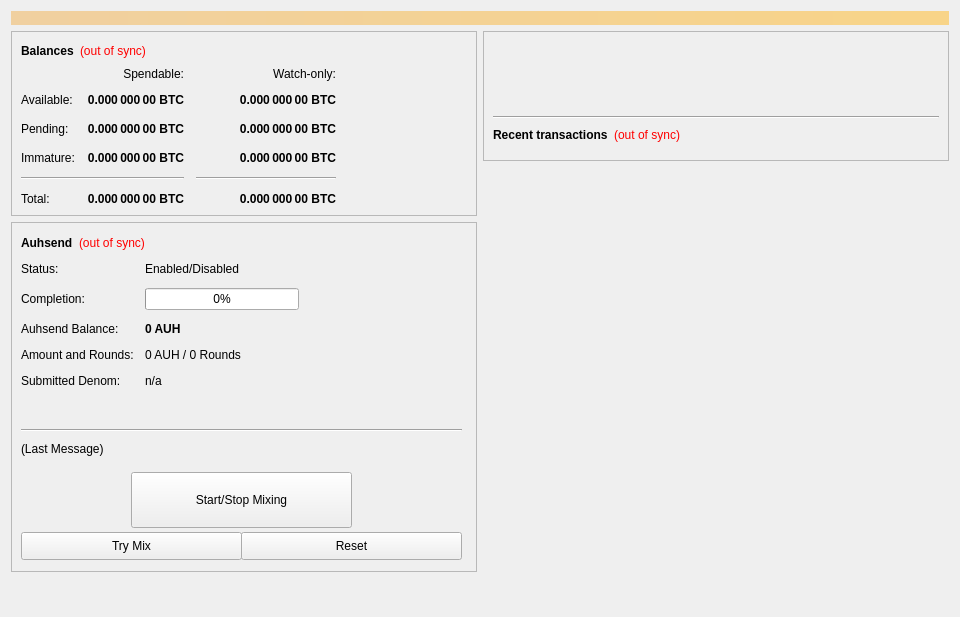
<?xml version="1.0" encoding="UTF-8"?>
<ui version="4.0">
 <class>OverviewPage</class>
 <widget class="QWidget" name="OverviewPage">
  <property name="geometry">
   <rect>
    <x>0</x>
    <y>0</y>
    <width>960</width>
    <height>617</height>
   </rect>
  </property>
  <property name="minimumSize">
   <size>
    <width>960</width>
    <height>0</height>
   </size>
  </property>
  <property name="windowTitle">
   <string>Form</string>
  </property>
  <layout class="QVBoxLayout" name="topLayout">
   <item>
    <widget class="QLabel" name="labelAlerts">
     <property name="visible">
      <bool>true</bool>
     </property>
     <property name="styleSheet">
      <string notr="true">background-color: qlineargradient(x1: 0, y1: 0, x2: 1, y2: 0, stop:0 #F0D0A0, stop:1 #F8D488); color:#000000;</string>
     </property>
     <property name="wordWrap">
      <bool>true</bool>
     </property>
     <property name="margin">
      <number>3</number>
     </property>
    </widget>
   </item>
   <item>
    <layout class="QHBoxLayout" name="horizontalLayout" stretch="1,1">
     <item>
      <layout class="QVBoxLayout" name="verticalLayout_2">
       <item>
        <widget class="QFrame" name="frame">
         <property name="frameShape">
          <enum>QFrame::StyledPanel</enum>
         </property>
         <property name="frameShadow">
          <enum>QFrame::Raised</enum>
         </property>
         <layout class="QVBoxLayout" name="verticalLayout_4">
          <item>
           <layout class="QHBoxLayout" name="horizontalLayout_4">
            <item>
             <widget class="QLabel" name="label_5">
              <property name="font">
               <font>
                <weight>75</weight>
                <bold>true</bold>
               </font>
              </property>
              <property name="text">
               <string>Balances</string>
              </property>
             </widget>
            </item>
            <item>
             <widget class="QLabel" name="labelWalletStatus">
              <property name="cursor">
               <cursorShape>WhatsThisCursor</cursorShape>
              </property>
              <property name="toolTip">
               <string>The displayed information may be out of date. Your wallet automatically synchronizes with the AUH network after a connection is established, but this process has not completed yet.</string>
              </property>
              <property name="styleSheet">
               <string notr="true">QLabel { color: red; }</string>
              </property>
              <property name="text">
               <string notr="true">(out of sync)</string>
              </property>
              <property name="alignment">
               <set>Qt::AlignLeading|Qt::AlignLeft|Qt::AlignVCenter</set>
              </property>
             </widget>
            </item>
            <item>
             <spacer name="horizontalSpacer_3">
              <property name="orientation">
               <enum>Qt::Horizontal</enum>
              </property>
              <property name="sizeHint" stdset="0">
               <size>
                <width>40</width>
                <height>20</height>
               </size>
              </property>
             </spacer>
            </item>
           </layout>
          </item>
          <item>
           <layout class="QGridLayout" name="gridLayout">
            <property name="spacing">
             <number>12</number>
            </property>
            <item row="2" column="2">
             <widget class="QLabel" name="labelWatchPending">
              <property name="font">
               <font>
                <weight>75</weight>
                <bold>true</bold>
               </font>
              </property>
              <property name="cursor">
               <cursorShape>IBeamCursor</cursorShape>
              </property>
              <property name="toolTip">
               <string>Unconfirmed transactions to watch-only addresses</string>
              </property>
              <property name="text">
               <string notr="true">0.000 000 00 BTC</string>
              </property>
              <property name="alignment">
               <set>Qt::AlignRight|Qt::AlignTrailing|Qt::AlignVCenter</set>
              </property>
              <property name="textInteractionFlags">
               <set>Qt::LinksAccessibleByMouse|Qt::TextSelectableByKeyboard|Qt::TextSelectableByMouse</set>
              </property>
             </widget>
            </item>
            <item row="2" column="1">
             <widget class="QLabel" name="labelUnconfirmed">
              <property name="font">
               <font>
                <weight>75</weight>
                <bold>true</bold>
               </font>
              </property>
              <property name="cursor">
               <cursorShape>IBeamCursor</cursorShape>
              </property>
              <property name="toolTip">
               <string>Total of transactions that have yet to be confirmed, and do not yet count toward the spendable balance</string>
              </property>
              <property name="text">
               <string notr="true">0.000 000 00 BTC</string>
              </property>
              <property name="alignment">
               <set>Qt::AlignRight|Qt::AlignTrailing|Qt::AlignVCenter</set>
              </property>
              <property name="textInteractionFlags">
               <set>Qt::LinksAccessibleByMouse|Qt::TextSelectableByKeyboard|Qt::TextSelectableByMouse</set>
              </property>
             </widget>
            </item>
            <item row="3" column="2">
             <widget class="QLabel" name="labelWatchImmature">
              <property name="font">
               <font>
                <weight>75</weight>
                <bold>true</bold>
               </font>
              </property>
              <property name="cursor">
               <cursorShape>IBeamCursor</cursorShape>
              </property>
              <property name="toolTip">
               <string>Staked or masternode rewards in watch-only addresses that has not yet matured</string>
              </property>
              <property name="text">
               <string notr="true">0.000 000 00 BTC</string>
              </property>
              <property name="alignment">
               <set>Qt::AlignRight|Qt::AlignTrailing|Qt::AlignVCenter</set>
              </property>
              <property name="textInteractionFlags">
               <set>Qt::LinksAccessibleByMouse|Qt::TextSelectableByKeyboard|Qt::TextSelectableByMouse</set>
              </property>
             </widget>
            </item>
            <item row="4" column="0" colspan="2">
             <widget class="Line" name="lineSpendableBalance">
              <property name="orientation">
               <enum>Qt::Horizontal</enum>
              </property>
             </widget>
            </item>
            <item row="4" column="2">
             <widget class="Line" name="lineWatchBalance">
              <property name="sizePolicy">
               <sizepolicy hsizetype="Preferred" vsizetype="Fixed">
                <horstretch>0</horstretch>
                <verstretch>0</verstretch>
               </sizepolicy>
              </property>
              <property name="minimumSize">
               <size>
                <width>140</width>
                <height>0</height>
               </size>
              </property>
              <property name="orientation">
               <enum>Qt::Horizontal</enum>
              </property>
             </widget>
            </item>
            <item row="5" column="0">
             <widget class="QLabel" name="labelTotalText">
              <property name="text">
               <string>Total:</string>
              </property>
             </widget>
            </item>
            <item row="3" column="1">
             <widget class="QLabel" name="labelImmature">
              <property name="font">
               <font>
                <weight>75</weight>
                <bold>true</bold>
               </font>
              </property>
              <property name="cursor">
               <cursorShape>IBeamCursor</cursorShape>
              </property>
              <property name="toolTip">
               <string>Staked or masternode rewards that has not yet matured</string>
              </property>
              <property name="text">
               <string notr="true">0.000 000 00 BTC</string>
              </property>
              <property name="alignment">
               <set>Qt::AlignRight|Qt::AlignTrailing|Qt::AlignVCenter</set>
              </property>
              <property name="textInteractionFlags">
               <set>Qt::LinksAccessibleByMouse|Qt::TextSelectableByKeyboard|Qt::TextSelectableByMouse</set>
              </property>
             </widget>
            </item>
            <item row="2" column="3">
             <spacer name="horizontalSpacer_2">
              <property name="orientation">
               <enum>Qt::Horizontal</enum>
              </property>
              <property name="sizeHint" stdset="0">
               <size>
                <width>40</width>
                <height>20</height>
               </size>
              </property>
             </spacer>
            </item>
            <item row="3" column="0">
             <widget class="QLabel" name="labelImmatureText">
              <property name="text">
               <string>Immature:</string>
              </property>
             </widget>
            </item>
            <item row="5" column="1">
             <widget class="QLabel" name="labelTotal">
              <property name="font">
               <font>
                <weight>75</weight>
                <bold>true</bold>
               </font>
              </property>
              <property name="cursor">
               <cursorShape>IBeamCursor</cursorShape>
              </property>
              <property name="toolTip">
               <string>Your current total balance</string>
              </property>
              <property name="text">
               <string notr="true">0.000 000 00 BTC</string>
              </property>
              <property name="alignment">
               <set>Qt::AlignRight|Qt::AlignTrailing|Qt::AlignVCenter</set>
              </property>
              <property name="textInteractionFlags">
               <set>Qt::LinksAccessibleByMouse|Qt::TextSelectableByKeyboard|Qt::TextSelectableByMouse</set>
              </property>
             </widget>
            </item>
            <item row="5" column="2">
             <widget class="QLabel" name="labelWatchTotal">
              <property name="font">
               <font>
                <weight>75</weight>
                <bold>true</bold>
               </font>
              </property>
              <property name="cursor">
               <cursorShape>IBeamCursor</cursorShape>
              </property>
              <property name="toolTip">
               <string>Current total balance in watch-only addresses</string>
              </property>
              <property name="text">
               <string notr="true">0.000 000 00 BTC</string>
              </property>
              <property name="alignment">
               <set>Qt::AlignRight|Qt::AlignTrailing|Qt::AlignVCenter</set>
              </property>
              <property name="textInteractionFlags">
               <set>Qt::LinksAccessibleByMouse|Qt::TextSelectableByKeyboard|Qt::TextSelectableByMouse</set>
              </property>
             </widget>
            </item>
            <item row="0" column="2">
             <widget class="QLabel" name="labelWatchonly">
              <property name="text">
               <string>Watch-only:</string>
              </property>
              <property name="alignment">
               <set>Qt::AlignRight|Qt::AlignTrailing|Qt::AlignVCenter</set>
              </property>
             </widget>
            </item>
            <item row="1" column="0">
             <widget class="QLabel" name="labelBalanceText">
              <property name="text">
               <string>Available:</string>
              </property>
             </widget>
            </item>
            <item row="1" column="1">
             <widget class="QLabel" name="labelBalance">
              <property name="font">
               <font>
                <weight>75</weight>
                <bold>true</bold>
               </font>
              </property>
              <property name="cursor">
               <cursorShape>IBeamCursor</cursorShape>
              </property>
              <property name="toolTip">
               <string>Your current spendable balance</string>
              </property>
              <property name="text">
               <string notr="true">0.000 000 00 BTC</string>
              </property>
              <property name="alignment">
               <set>Qt::AlignRight|Qt::AlignTrailing|Qt::AlignVCenter</set>
              </property>
              <property name="textInteractionFlags">
               <set>Qt::LinksAccessibleByMouse|Qt::TextSelectableByKeyboard|Qt::TextSelectableByMouse</set>
              </property>
             </widget>
            </item>
            <item row="1" column="2">
             <widget class="QLabel" name="labelWatchAvailable">
              <property name="font">
               <font>
                <weight>75</weight>
                <bold>true</bold>
               </font>
              </property>
              <property name="cursor">
               <cursorShape>IBeamCursor</cursorShape>
              </property>
              <property name="toolTip">
               <string>Your current balance in watch-only addresses</string>
              </property>
              <property name="text">
               <string notr="true">0.000 000 00 BTC</string>
              </property>
              <property name="alignment">
               <set>Qt::AlignRight|Qt::AlignTrailing|Qt::AlignVCenter</set>
              </property>
              <property name="textInteractionFlags">
               <set>Qt::LinksAccessibleByMouse|Qt::TextSelectableByKeyboard|Qt::TextSelectableByMouse</set>
              </property>
             </widget>
            </item>
            <item row="2" column="0">
             <widget class="QLabel" name="labelPendingText">
              <property name="text">
               <string>Pending:</string>
              </property>
             </widget>
            </item>
            <item row="0" column="1">
             <widget class="QLabel" name="labelSpendable">
              <property name="text">
               <string>Spendable:</string>
              </property>
              <property name="alignment">
               <set>Qt::AlignRight|Qt::AlignTrailing|Qt::AlignVCenter</set>
              </property>
             </widget>
            </item>
           </layout>
          </item>
         </layout>
        </widget>
       </item>
       <item>
        <widget class="QFrame" name="frameDarksend">
         <property name="minimumSize">
          <size>
           <width>0</width>
           <height>350</height>
          </size>
         </property>
         <property name="layoutDirection">
          <enum>Qt::LeftToRight</enum>
         </property>
         <property name="frameShape">
          <enum>QFrame::StyledPanel</enum>
         </property>
         <property name="frameShadow">
          <enum>QFrame::Raised</enum>
         </property>
         <widget class="QWidget" name="formLayoutWidget">
          <property name="geometry">
           <rect>
            <x>10</x>
            <y>40</y>
            <width>451</width>
            <height>161</height>
           </rect>
          </property>
          <layout class="QFormLayout" name="formLayout">
           <property name="fieldGrowthPolicy">
            <enum>QFormLayout::AllNonFixedFieldsGrow</enum>
           </property>
           <property name="horizontalSpacing">
            <number>11</number>
           </property>
           <property name="verticalSpacing">
            <number>12</number>
           </property>
           <item row="0" column="0">
            <widget class="QLabel" name="label_6">
             <property name="text">
              <string>Status:</string>
             </property>
            </widget>
           </item>
           <item row="1" column="0">
            <widget class="QLabel" name="label_7">
             <property name="text">
              <string>Completion:</string>
             </property>
            </widget>
           </item>
           <item row="1" column="1">
            <widget class="QProgressBar" name="darksendProgress">
             <property name="maximumSize">
              <size>
               <width>154</width>
               <height>16777215</height>
              </size>
             </property>
             <property name="value">
              <number>0</number>
             </property>
            </widget>
           </item>
           <item row="2" column="0">
            <widget class="QLabel" name="labelAnonymizedText">
             <property name="text">
              <string>Auhsend Balance:</string>
             </property>
            </widget>
           </item>
           <item row="2" column="1">
            <widget class="QLabel" name="labelAnonymized">
             <property name="font">
              <font>
               <weight>75</weight>
               <bold>true</bold>
              </font>
             </property>
             <property name="text">
              <string notr="true">0 AUH</string>
             </property>
            </widget>
           </item>
           <item row="3" column="0">
            <widget class="QLabel" name="label_8">
             <property name="text">
              <string>Amount and Rounds:</string>
             </property>
            </widget>
           </item>
           <item row="3" column="1">
            <widget class="QLabel" name="labelAmountRounds">
             <property name="text">
              <string>0 AUH / 0 Rounds</string>
             </property>
            </widget>
           </item>
           <item row="4" column="0">
            <widget class="QLabel" name="label_9">
             <property name="text">
              <string>Submitted Denom:</string>
             </property>
            </widget>
           </item>
           <item row="4" column="1">
            <widget class="QLabel" name="labelSubmittedDenom">
             <property name="toolTip">
              <string>The denominations you submitted to the Masternode.&lt;br&gt;To mix, other users must submit the exact same denominations.</string>
             </property>
             <property name="text">
              <string>n/a</string>
             </property>
            </widget>
           </item>
           <item row="0" column="1">
            <widget class="QLabel" name="darksendEnabled">
             <property name="text">
              <string>Enabled/Disabled</string>
             </property>
            </widget>
           </item>
          </layout>
         </widget>
         <widget class="QPushButton" name="runAutoDenom">
          <property name="geometry">
           <rect>
            <x>251</x>
            <y>17</y>
            <width>1</width>
            <height>1</height>
           </rect>
          </property>
          <property name="palette">
           <palette>
            <active>
             <colorrole role="WindowText">
              <brush brushstyle="SolidPattern">
               <color alpha="255">
                <red>0</red>
                <green>0</green>
                <blue>0</blue>
               </color>
              </brush>
             </colorrole>
             <colorrole role="Button">
              <brush brushstyle="SolidPattern">
               <color alpha="255">
                <red>239</red>
                <green>238</green>
                <blue>238</blue>
               </color>
              </brush>
             </colorrole>
             <colorrole role="Light">
              <brush brushstyle="SolidPattern">
               <color alpha="255">
                <red>255</red>
                <green>255</green>
                <blue>255</blue>
               </color>
              </brush>
             </colorrole>
             <colorrole role="Midlight">
              <brush brushstyle="SolidPattern">
               <color alpha="255">
                <red>247</red>
                <green>246</green>
                <blue>246</blue>
               </color>
              </brush>
             </colorrole>
             <colorrole role="Dark">
              <brush brushstyle="SolidPattern">
               <color alpha="255">
                <red>119</red>
                <green>119</green>
                <blue>119</blue>
               </color>
              </brush>
             </colorrole>
             <colorrole role="Mid">
              <brush brushstyle="SolidPattern">
               <color alpha="255">
                <red>159</red>
                <green>159</green>
                <blue>159</blue>
               </color>
              </brush>
             </colorrole>
             <colorrole role="Text">
              <brush brushstyle="SolidPattern">
               <color alpha="255">
                <red>0</red>
                <green>0</green>
                <blue>0</blue>
               </color>
              </brush>
             </colorrole>
             <colorrole role="BrightText">
              <brush brushstyle="SolidPattern">
               <color alpha="255">
                <red>255</red>
                <green>255</green>
                <blue>255</blue>
               </color>
              </brush>
             </colorrole>
             <colorrole role="ButtonText">
              <brush brushstyle="SolidPattern">
               <color alpha="255">
                <red>0</red>
                <green>0</green>
                <blue>0</blue>
               </color>
              </brush>
             </colorrole>
             <colorrole role="Base">
              <brush brushstyle="SolidPattern">
               <color alpha="255">
                <red>255</red>
                <green>255</green>
                <blue>255</blue>
               </color>
              </brush>
             </colorrole>
             <colorrole role="Window">
              <brush brushstyle="SolidPattern">
               <color alpha="255">
                <red>239</red>
                <green>238</green>
                <blue>238</blue>
               </color>
              </brush>
             </colorrole>
             <colorrole role="Shadow">
              <brush brushstyle="SolidPattern">
               <color alpha="255">
                <red>0</red>
                <green>0</green>
                <blue>0</blue>
               </color>
              </brush>
             </colorrole>
             <colorrole role="AlternateBase">
              <brush brushstyle="SolidPattern">
               <color alpha="255">
                <red>247</red>
                <green>246</green>
                <blue>246</blue>
               </color>
              </brush>
             </colorrole>
             <colorrole role="ToolTipBase">
              <brush brushstyle="SolidPattern">
               <color alpha="255">
                <red>255</red>
                <green>255</green>
                <blue>220</blue>
               </color>
              </brush>
             </colorrole>
             <colorrole role="ToolTipText">
              <brush brushstyle="SolidPattern">
               <color alpha="255">
                <red>0</red>
                <green>0</green>
                <blue>0</blue>
               </color>
              </brush>
             </colorrole>
            </active>
            <inactive>
             <colorrole role="WindowText">
              <brush brushstyle="SolidPattern">
               <color alpha="255">
                <red>0</red>
                <green>0</green>
                <blue>0</blue>
               </color>
              </brush>
             </colorrole>
             <colorrole role="Button">
              <brush brushstyle="SolidPattern">
               <color alpha="255">
                <red>239</red>
                <green>238</green>
                <blue>238</blue>
               </color>
              </brush>
             </colorrole>
             <colorrole role="Light">
              <brush brushstyle="SolidPattern">
               <color alpha="255">
                <red>255</red>
                <green>255</green>
                <blue>255</blue>
               </color>
              </brush>
             </colorrole>
             <colorrole role="Midlight">
              <brush brushstyle="SolidPattern">
               <color alpha="255">
                <red>247</red>
                <green>246</green>
                <blue>246</blue>
               </color>
              </brush>
             </colorrole>
             <colorrole role="Dark">
              <brush brushstyle="SolidPattern">
               <color alpha="255">
                <red>119</red>
                <green>119</green>
                <blue>119</blue>
               </color>
              </brush>
             </colorrole>
             <colorrole role="Mid">
              <brush brushstyle="SolidPattern">
               <color alpha="255">
                <red>159</red>
                <green>159</green>
                <blue>159</blue>
               </color>
              </brush>
             </colorrole>
             <colorrole role="Text">
              <brush brushstyle="SolidPattern">
               <color alpha="255">
                <red>0</red>
                <green>0</green>
                <blue>0</blue>
               </color>
              </brush>
             </colorrole>
             <colorrole role="BrightText">
              <brush brushstyle="SolidPattern">
               <color alpha="255">
                <red>255</red>
                <green>255</green>
                <blue>255</blue>
               </color>
              </brush>
             </colorrole>
             <colorrole role="ButtonText">
              <brush brushstyle="SolidPattern">
               <color alpha="255">
                <red>0</red>
                <green>0</green>
                <blue>0</blue>
               </color>
              </brush>
             </colorrole>
             <colorrole role="Base">
              <brush brushstyle="SolidPattern">
               <color alpha="255">
                <red>255</red>
                <green>255</green>
                <blue>255</blue>
               </color>
              </brush>
             </colorrole>
             <colorrole role="Window">
              <brush brushstyle="SolidPattern">
               <color alpha="255">
                <red>239</red>
                <green>238</green>
                <blue>238</blue>
               </color>
              </brush>
             </colorrole>
             <colorrole role="Shadow">
              <brush brushstyle="SolidPattern">
               <color alpha="255">
                <red>0</red>
                <green>0</green>
                <blue>0</blue>
               </color>
              </brush>
             </colorrole>
             <colorrole role="AlternateBase">
              <brush brushstyle="SolidPattern">
               <color alpha="255">
                <red>247</red>
                <green>246</green>
                <blue>246</blue>
               </color>
              </brush>
             </colorrole>
             <colorrole role="ToolTipBase">
              <brush brushstyle="SolidPattern">
               <color alpha="255">
                <red>255</red>
                <green>255</green>
                <blue>220</blue>
               </color>
              </brush>
             </colorrole>
             <colorrole role="ToolTipText">
              <brush brushstyle="SolidPattern">
               <color alpha="255">
                <red>0</red>
                <green>0</green>
                <blue>0</blue>
               </color>
              </brush>
             </colorrole>
            </inactive>
            <disabled>
             <colorrole role="WindowText">
              <brush brushstyle="SolidPattern">
               <color alpha="255">
                <red>119</red>
                <green>119</green>
                <blue>119</blue>
               </color>
              </brush>
             </colorrole>
             <colorrole role="Button">
              <brush brushstyle="SolidPattern">
               <color alpha="255">
                <red>239</red>
                <green>238</green>
                <blue>238</blue>
               </color>
              </brush>
             </colorrole>
             <colorrole role="Light">
              <brush brushstyle="SolidPattern">
               <color alpha="255">
                <red>255</red>
                <green>255</green>
                <blue>255</blue>
               </color>
              </brush>
             </colorrole>
             <colorrole role="Midlight">
              <brush brushstyle="SolidPattern">
               <color alpha="255">
                <red>247</red>
                <green>246</green>
                <blue>246</blue>
               </color>
              </brush>
             </colorrole>
             <colorrole role="Dark">
              <brush brushstyle="SolidPattern">
               <color alpha="255">
                <red>119</red>
                <green>119</green>
                <blue>119</blue>
               </color>
              </brush>
             </colorrole>
             <colorrole role="Mid">
              <brush brushstyle="SolidPattern">
               <color alpha="255">
                <red>159</red>
                <green>159</green>
                <blue>159</blue>
               </color>
              </brush>
             </colorrole>
             <colorrole role="Text">
              <brush brushstyle="SolidPattern">
               <color alpha="255">
                <red>119</red>
                <green>119</green>
                <blue>119</blue>
               </color>
              </brush>
             </colorrole>
             <colorrole role="BrightText">
              <brush brushstyle="SolidPattern">
               <color alpha="255">
                <red>255</red>
                <green>255</green>
                <blue>255</blue>
               </color>
              </brush>
             </colorrole>
             <colorrole role="ButtonText">
              <brush brushstyle="SolidPattern">
               <color alpha="255">
                <red>119</red>
                <green>119</green>
                <blue>119</blue>
               </color>
              </brush>
             </colorrole>
             <colorrole role="Base">
              <brush brushstyle="SolidPattern">
               <color alpha="255">
                <red>239</red>
                <green>238</green>
                <blue>238</blue>
               </color>
              </brush>
             </colorrole>
             <colorrole role="Window">
              <brush brushstyle="SolidPattern">
               <color alpha="255">
                <red>239</red>
                <green>238</green>
                <blue>238</blue>
               </color>
              </brush>
             </colorrole>
             <colorrole role="Shadow">
              <brush brushstyle="SolidPattern">
               <color alpha="255">
                <red>0</red>
                <green>0</green>
                <blue>0</blue>
               </color>
              </brush>
             </colorrole>
             <colorrole role="AlternateBase">
              <brush brushstyle="SolidPattern">
               <color alpha="255">
                <red>239</red>
                <green>238</green>
                <blue>238</blue>
               </color>
              </brush>
             </colorrole>
             <colorrole role="ToolTipBase">
              <brush brushstyle="SolidPattern">
               <color alpha="255">
                <red>255</red>
                <green>255</green>
                <blue>220</blue>
               </color>
              </brush>
             </colorrole>
             <colorrole role="ToolTipText">
              <brush brushstyle="SolidPattern">
               <color alpha="255">
                <red>0</red>
                <green>0</green>
                <blue>0</blue>
               </color>
              </brush>
             </colorrole>
            </disabled>
           </palette>
          </property>
          <property name="focusPolicy">
           <enum>Qt::NoFocus</enum>
          </property>
          <property name="autoFillBackground">
           <bool>true</bool>
          </property>
          <property name="text">
           <string/>
          </property>
          <property name="flat">
           <bool>true</bool>
          </property>
         </widget>
         <widget class="QPushButton" name="toggleDarksend">
          <property name="geometry">
           <rect>
            <x>120</x>
            <y>250</y>
            <width>221</width>
            <height>56</height>
           </rect>
          </property>
          <property name="sizePolicy">
           <sizepolicy hsizetype="MinimumExpanding" vsizetype="Fixed">
            <horstretch>0</horstretch>
            <verstretch>0</verstretch>
           </sizepolicy>
          </property>
          <property name="text">
           <string>Start/Stop Mixing</string>
          </property>
         </widget>
         <widget class="Line" name="lineLastMessage">
          <property name="geometry">
           <rect>
            <x>10</x>
            <y>200</y>
            <width>441</width>
            <height>16</height>
           </rect>
          </property>
          <property name="orientation">
           <enum>Qt::Horizontal</enum>
          </property>
         </widget>
         <widget class="QLabel" name="darksendStatus">
          <property name="geometry">
           <rect>
            <x>10</x>
            <y>220</y>
            <width>451</width>
            <height>61</height>
           </rect>
          </property>
          <property name="minimumSize">
           <size>
            <width>288</width>
            <height>43</height>
           </size>
          </property>
          <property name="text">
           <string>(Last Message)</string>
          </property>
          <property name="alignment">
           <set>Qt::AlignLeading|Qt::AlignLeft|Qt::AlignTop</set>
          </property>
          <property name="wordWrap">
           <bool>true</bool>
          </property>
         </widget>
         <widget class="QPushButton" name="darksendAuto">
          <property name="geometry">
           <rect>
            <x>10</x>
            <y>310</y>
            <width>221</width>
            <height>28</height>
           </rect>
          </property>
          <property name="sizePolicy">
           <sizepolicy hsizetype="MinimumExpanding" vsizetype="Fixed">
            <horstretch>0</horstretch>
            <verstretch>0</verstretch>
           </sizepolicy>
          </property>
          <property name="toolTip">
           <string>Try to manually submit a Darksend request.</string>
          </property>
          <property name="text">
           <string>Try Mix</string>
          </property>
         </widget>
         <widget class="QPushButton" name="darksendReset">
          <property name="geometry">
           <rect>
            <x>230</x>
            <y>310</y>
            <width>221</width>
            <height>28</height>
           </rect>
          </property>
          <property name="sizePolicy">
           <sizepolicy hsizetype="MinimumExpanding" vsizetype="Fixed">
            <horstretch>0</horstretch>
            <verstretch>0</verstretch>
           </sizepolicy>
          </property>
          <property name="toolTip">
           <string>Reset the current status of Darksend (can interrupt Darksend if it's in the process of Mixing, which can cost you money!)</string>
          </property>
          <property name="autoFillBackground">
           <bool>false</bool>
          </property>
          <property name="text">
           <string>Reset</string>
          </property>
         </widget>
         <widget class="QWidget" name="layoutWidget">
          <property name="geometry">
           <rect>
            <x>10</x>
            <y>10</y>
            <width>431</width>
            <height>22</height>
           </rect>
          </property>
          <layout class="QHBoxLayout" name="horizontalLayout_5">
           <item>
            <widget class="QLabel" name="label_2">
             <property name="font">
              <font>
               <weight>75</weight>
               <bold>true</bold>
              </font>
             </property>
             <property name="text">
              <string>Auhsend</string>
             </property>
            </widget>
           </item>
           <item>
            <widget class="QLabel" name="labelDarksendSyncStatus">
             <property name="toolTip">
              <string>The displayed information may be out of date. Your wallet automatically synchronizes with the AUH network after a connection is established, but this process has not completed yet.</string>
             </property>
             <property name="styleSheet">
              <string notr="true">QLabel { color: red; }</string>
             </property>
             <property name="text">
              <string notr="true">(out of sync)</string>
             </property>
             <property name="alignment">
              <set>Qt::AlignLeading|Qt::AlignLeft|Qt::AlignVCenter</set>
             </property>
            </widget>
           </item>
           <item>
            <spacer name="horizontalSpacer_4">
             <property name="orientation">
              <enum>Qt::Horizontal</enum>
             </property>
             <property name="sizeHint" stdset="0">
              <size>
               <width>40</width>
               <height>20</height>
              </size>
             </property>
            </spacer>
           </item>
          </layout>
         </widget>
        </widget>
       </item>
       <item>
        <spacer name="verticalSpacer">
         <property name="orientation">
          <enum>Qt::Vertical</enum>
         </property>
         <property name="sizeHint" stdset="0">
          <size>
           <width>20</width>
           <height>40</height>
          </size>
         </property>
        </spacer>
       </item>
      </layout>
     </item>
     <item>
      <layout class="QVBoxLayout" name="verticalLayout_3">
       <item>
        <widget class="QFrame" name="frame_2">
         <property name="frameShape">
          <enum>QFrame::StyledPanel</enum>
         </property>
         <property name="frameShadow">
          <enum>QFrame::Raised</enum>
         </property>
         <layout class="QVBoxLayout" name="verticalLayout">
          <item>
           <spacer name="verticalSpacer_3">
            <property name="orientation">
             <enum>Qt::Vertical</enum>
            </property>
            <property name="sizeType">
             <enum>QSizePolicy::Fixed</enum>
            </property>
            <property name="sizeHint" stdset="0">
             <size>
              <width>20</width>
              <height>75</height>
             </size>
            </property>
           </spacer>
          </item>
          <item>
           <widget class="Line" name="line_2">
            <property name="orientation">
             <enum>Qt::Horizontal</enum>
            </property>
           </widget>
          </item>
          <item>
           <layout class="QHBoxLayout" name="horizontalLayout_2">
            <item>
             <widget class="QLabel" name="label_4">
              <property name="font">
               <font>
                <weight>75</weight>
                <bold>true</bold>
               </font>
              </property>
              <property name="text">
               <string>Recent transactions</string>
              </property>
             </widget>
            </item>
            <item>
             <widget class="QLabel" name="labelTransactionsStatus">
              <property name="cursor">
               <cursorShape>WhatsThisCursor</cursorShape>
              </property>
              <property name="toolTip">
               <string>The displayed information may be out of date. Your wallet automatically synchronizes with the AUH network after a connection is established, but this process has not completed yet.</string>
              </property>
              <property name="styleSheet">
               <string notr="true">QLabel { color: red; }</string>
              </property>
              <property name="text">
               <string notr="true">(out of sync)</string>
              </property>
              <property name="alignment">
               <set>Qt::AlignRight|Qt::AlignTrailing|Qt::AlignVCenter</set>
              </property>
             </widget>
            </item>
            <item>
             <spacer name="horizontalSpacer">
              <property name="orientation">
               <enum>Qt::Horizontal</enum>
              </property>
              <property name="sizeHint" stdset="0">
               <size>
                <width>40</width>
                <height>20</height>
               </size>
              </property>
             </spacer>
            </item>
           </layout>
          </item>
          <item>
           <widget class="CustomList" name="listTransactions" native="true">
            <property name="styleSheet">
             <string notr="true">QListView { background: transparent; border: none;}</string>
            </property>
           </widget>
          </item>
         </layout>
        </widget>
       </item>
       <item>
        <spacer name="verticalSpacer_2">
         <property name="orientation">
          <enum>Qt::Vertical</enum>
         </property>
         <property name="sizeType">
          <enum>QSizePolicy::Expanding</enum>
         </property>
         <property name="sizeHint" stdset="0">
          <size>
           <width>20</width>
           <height>40</height>
          </size>
         </property>
        </spacer>
       </item>
      </layout>
     </item>
    </layout>
   </item>
  </layout>
 </widget>
 <customwidgets>
  <customwidget>
   <class>CustomList</class>
   <extends>QWidget</extends>
   <header>customlist.h</header>
  </customwidget>
 </customwidgets>
 <resources/>
 <connections/>
</ui>
